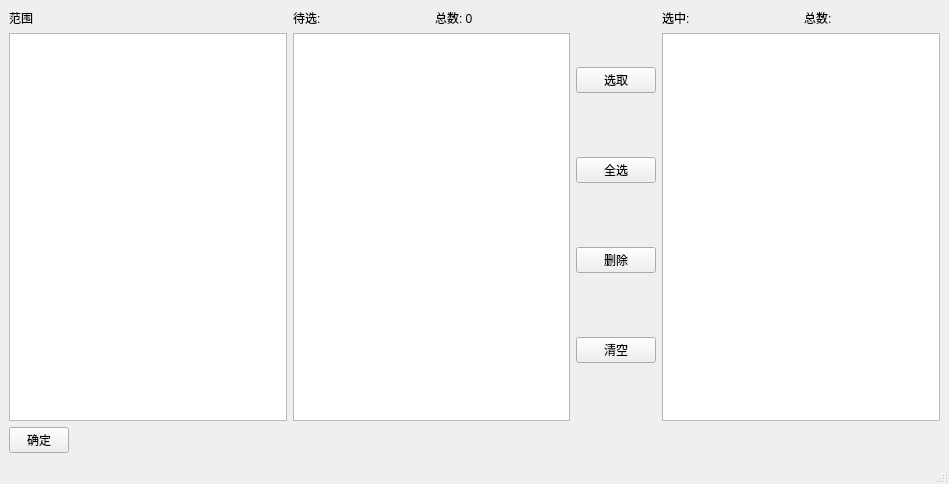
<?xml version="1.0" encoding="UTF-8"?>
<ui version="4.0">
 <class>ChooseSecodeWindow</class>
 <widget class="QMainWindow" name="ChooseSecodeWindow">
  <property name="geometry">
   <rect>
    <x>0</x>
    <y>0</y>
    <width>949</width>
    <height>484</height>
   </rect>
  </property>
  <property name="windowTitle">
   <string>MainWindow</string>
  </property>
  <widget class="QWidget" name="centralwidget">
   <layout class="QGridLayout" name="gridLayout">
    <item row="0" column="0">
     <layout class="QHBoxLayout" name="horizontalLayout_3">
      <item>
       <layout class="QVBoxLayout" name="verticalLayout">
        <item>
         <widget class="QLabel" name="label">
          <property name="text">
           <string>范围</string>
          </property>
         </widget>
        </item>
        <item>
         <widget class="QTreeView" name="treeView"/>
        </item>
       </layout>
      </item>
      <item>
       <layout class="QVBoxLayout" name="verticalLayout_2">
        <item>
         <layout class="QHBoxLayout" name="horizontalLayout">
          <item>
           <widget class="QLabel" name="label_2">
            <property name="text">
             <string>待选:</string>
            </property>
           </widget>
          </item>
          <item>
           <widget class="QLabel" name="label_3">
            <property name="text">
             <string>总数: 0</string>
            </property>
           </widget>
          </item>
         </layout>
        </item>
        <item>
         <widget class="QTableView" name="candidate_tableView"/>
        </item>
       </layout>
      </item>
      <item>
       <layout class="QVBoxLayout" name="verticalLayout_3">
        <item>
         <widget class="QPushButton" name="chooseSecode_pushButton">
          <property name="text">
           <string>选取</string>
          </property>
         </widget>
        </item>
        <item>
         <widget class="QPushButton" name="chooseAllCode_pushButton">
          <property name="text">
           <string>全选</string>
          </property>
         </widget>
        </item>
        <item>
         <widget class="QPushButton" name="returnSecode_pushButton">
          <property name="text">
           <string>删除</string>
          </property>
         </widget>
        </item>
        <item>
         <widget class="QPushButton" name="returnAllCode_pushButton">
          <property name="text">
           <string>清空</string>
          </property>
         </widget>
        </item>
       </layout>
      </item>
      <item>
       <layout class="QVBoxLayout" name="verticalLayout_4">
        <item>
         <layout class="QHBoxLayout" name="horizontalLayout_2">
          <item>
           <widget class="QLabel" name="label_4">
            <property name="text">
             <string>选中:</string>
            </property>
           </widget>
          </item>
          <item>
           <widget class="QLabel" name="label_5">
            <property name="text">
             <string>总数:</string>
            </property>
           </widget>
          </item>
         </layout>
        </item>
        <item>
         <widget class="QTableView" name="selected_tableView"/>
        </item>
       </layout>
      </item>
     </layout>
    </item>
    <item row="1" column="0">
     <widget class="QPushButton" name="sendCodeList_pushButton">
      <property name="maximumSize">
       <size>
        <width>60</width>
        <height>16777215</height>
       </size>
      </property>
      <property name="layoutDirection">
       <enum>Qt::LeftToRight</enum>
      </property>
      <property name="text">
       <string>确定</string>
      </property>
     </widget>
    </item>
   </layout>
  </widget>
  <widget class="QMenuBar" name="menubar">
   <property name="geometry">
    <rect>
     <x>0</x>
     <y>0</y>
     <width>949</width>
     <height>23</height>
    </rect>
   </property>
  </widget>
  <widget class="QStatusBar" name="statusbar"/>
 </widget>
 <resources/>
 <connections/>
</ui>
